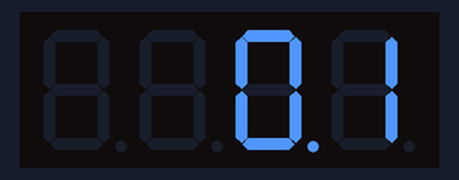
Bench run of a sketch on a simulated Arduino Uno, built with avr-gcc and run on an emulated ATmega328P. Shown: 4-digit seven-segment display.

Above: at 1.05 s.
At 5.95 s:
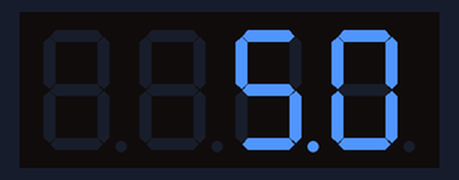
At 10.75 s:
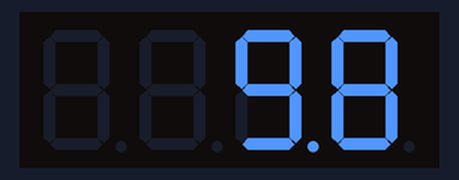
At 20.45 s:
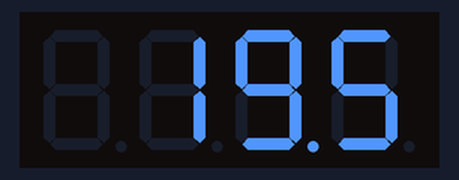
At 30.15 s:
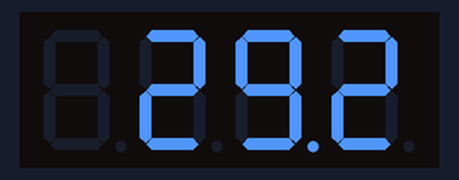
At 39.95 s:
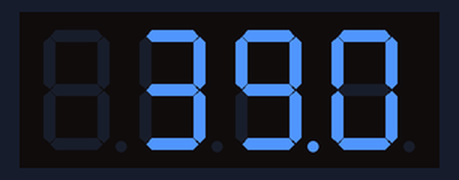

The sketch:

7_Segment_4_Digits_Display.ino
```cpp
/*
  7 Segment 4 Digits Display

  It acts like a chronometer displaying from 0 to 999 seconds and then
  it resets and starts again.
*/

#include "SevSeg.h"
SevSeg sevseg;


void setup(){
  // Number of digits of display
  byte numDigits = 4;
  // Digital pins (controls to turn them on or off)
  byte digitPins[] = {2, 3, 4, 5};
  // Segment pins (controls the segments to display number with them)
  byte segmentPins[] = {6, 7, 8, 9, 10, 11, 12, 13};
  // Indicates if resistors were placed on digit pins
  bool resistorsOnSegments = 0;
  sevseg.begin(COMMON_CATHODE, numDigits, digitPins, segmentPins, resistorsOnSegments);
  // Indicate the brightness of the display
  sevseg.setBrightness(90);
}

void loop(){
  // Time until start of display
  static unsigned long execTime=millis()+1000;
  static int counter=0;

  if(millis()>=execTime){
    // Set next time for next number
    execTime+=100;
    counter++;
    // Reset counter
    if(counter==10000){
      counter=0;
    }
    // Set number on display
    sevseg.setNumber(counter,1);
  }
  // Refresh constantly the display
  sevseg.refreshDisplay();
}
```
